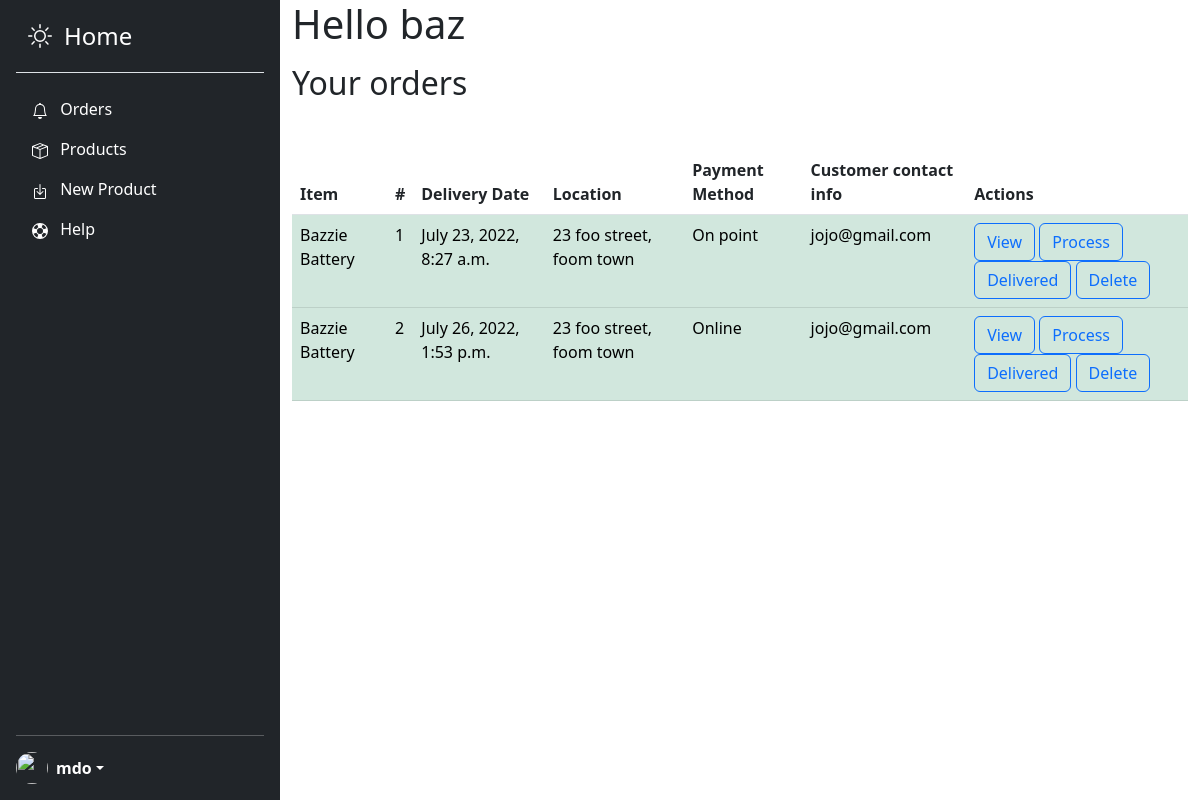
The page /sellerDash (signed in) on the database as committed earlier.
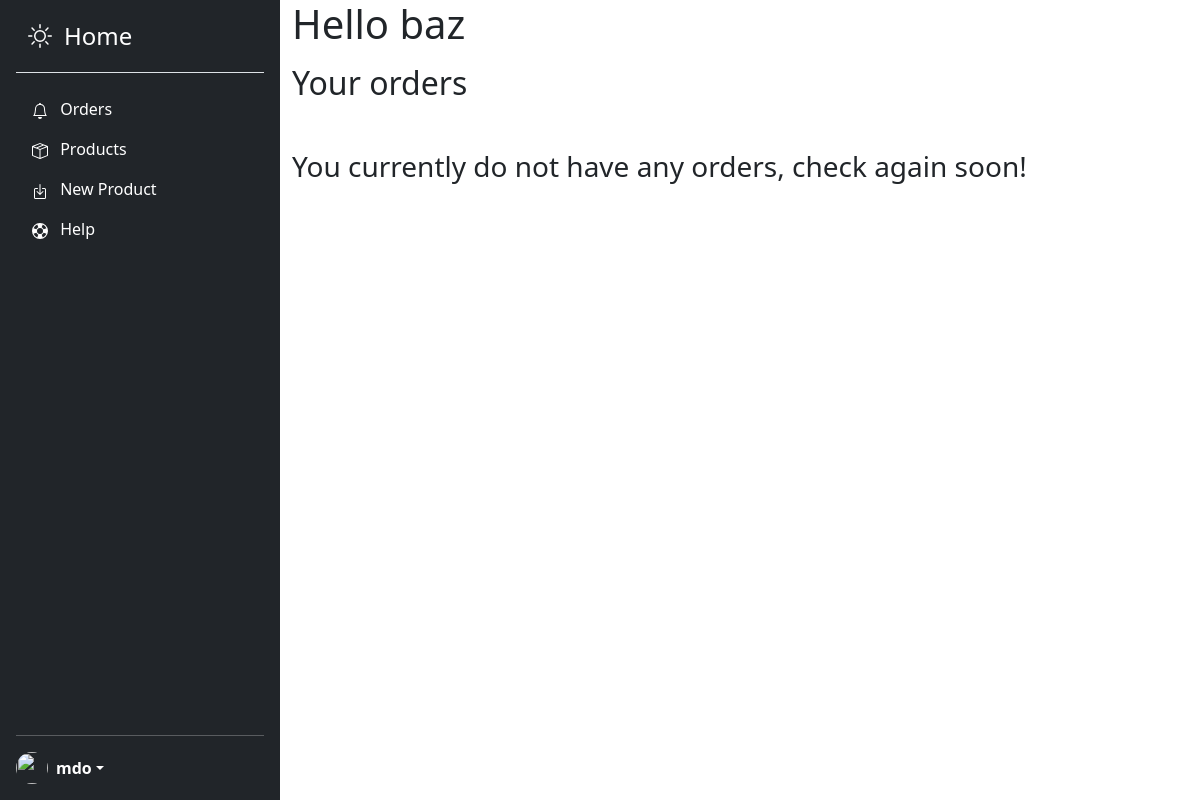
The same page on the database as committed later.
### mySolarApp/models.py (models this page shows, shortened)
class delivery_info(models.Model):
    ONPOINT = "On point"
    PAYMENT = [
        (ONPOINT, "On point"),
    ]
    seller = models.ForeignKey(
        Profile, on_delete=models.CASCADE, related_name="seller_deliveryInfo")
    item = models.ForeignKey(
        Product, on_delete=models.CASCADE, related_name="product_deliveryInfo")
    amount_of_item = models.IntegerField(null=False, default=1)
    customer = models.ForeignKey(
        User, on_delete=models.CASCADE, related_name="customer_deliveryInfo")
    delivery_date = models.DateTimeField(verbose_name=(
        "Delivery Date"), auto_now_add=False, null=False, blank=False)
    location = models.CharField(max_length=128)
    processed = models.BooleanField(default=False)
    delivered = models.BooleanField(default=False)
    payment_method = models.CharField(
        max_length=10, choices=PAYMENT, default=ONPOINT)
    closed = models.BooleanField(default=False)

class Product(models.Model):
    SLP = "SLP"  # solar panels
    BAT = "BAT"  # batteries
    INV = "INV"  # inverters
    CHA_CTRL = "CHA_CTRL"  # charge controllers
    WAT_PUMPS = "WAT_PUMPS"  # water pumps
    ACC = "ACC"  # accessories
    TOOLS = "TOOLS"  # tools
    MISC = "MISC"  # miscellaneous
    CATEGORY = [
        (SLP, "Solar Panels"),
        (BAT, "Batteries"),
        (INV, "Inverters"),
        (CHA_CTRL, "Charge Controllers"),
        (WAT_PUMPS, "Water Pumps"),
        (ACC, "Accessories"),
        (TOOLS, "Tools"),
        (MISC, "Miscellaneous/Other"),
    ]
    seller = models.ForeignKey(
        Profile, on_delete=models.CASCADE, related_name="product_seller")
    title = models.CharField(max_length=64)
    pic = models.ImageField(blank=True, height_field=None,
                            width_field=None, upload_to='product_images')
    short_desc = models.CharField("Short Description", max_length=150)
    long_desc = models.CharField("Long Description", max_length=5000)
    category = models.CharField(max_length=10, choices=CATEGORY, default=MISC)
    price = models.DecimalField(max_digits=6, decimal_places=2)
    in_stock = models.BooleanField(default=True)

class User(AbstractUser):
    beSellerFormSubmitted = models.BooleanField(default=False)
    contact_info = models.CharField(max_length=15, blank=True)
    is_shopkeeper = models.BooleanField(default=False)

### mySolarApp/views.py (the view)
# urls.py: path("sellerDash", sellerDash, name="sellerDash"),
@login_required
def sellerDash(request):
    if request.user.is_shopkeeper:
        user = request.user.id
        profile = Profile.objects.get(shopkeeper=user)
        delivery_items = delivery_info.objects.filter(seller=profile)
        if len(delivery_items) != 0:
            context = {
                "user": User.objects.get(username=request.user.username),
                "delivery_info": delivery_items
            }
        else:
            context = {
                "user": User.objects.get(username=request.user.username),
                "delivery_info": "empty"
            }
        return render(request, "mySolar/sellerDash.html", context)
    return render(request, "mySolar/fail.html", {"message": "You are not authorized to enter this page."})

### mySolarApp/templates/mySolar/sellerDash.html (shortened to what this page needs)
{% extends 'mySolar/dashLayout.html' %}  {% block body %}
<div class="column container">
  <h1 class="mb-3">Hello {{ user.username }}</h1>
  <h2 class="mb-5">Your orders</h2>
  {% if delivery_info == "empty" %}
  <h3>You currently do not have any orders, check again soon!</h3>
  {% else %}
  <div class="overflow-visible">
    <table class="table table-hover">
      <thead>
        <tr>
          <th scope="col">Item</th>
          <th scope="col">#</th>
          <th scope="col">Delivery Date</th>
          <th scope="col">Location</th>
          <th scope="col">Payment Method</th>
          <th scope="col">Customer contact info</th>
          <th scope="col">Actions</th>
        </tr>
      </thead>
      <tbody>
        {% for del_info in delivery_info %} {% if del_info.delivered == False %}
        <tr class="table-active">
          {% elif del_info.delivered == True %}
        <tr class="table-success">
          {% elif del_info.processed == True %}
        </tr>
        <tr class="table-info">
          {% endif %}
          <td>{{del_info.item.title}}</td>
          <td>{{del_info.amount_of_item}}</td>
          <td>{{del_info.delivery_date}}</td>
          <td>{{del_info.location}}</td>
          <td>{{del_info.payment_method}}</td>
          {% if del_info.customer.contact_info %}
          <td>{{del_info.customer.contact_info}}</td>
          {% else %}
          <td>{{del_info.customer.email}}</td>
          <td>
            <a class="btn btn-outline-primary" href="{% url 'orderInfo' del_info.pk 'view' %}">View</a>
            <a class="btn btn-outline-primary" href="{% url 'orderInfo' del_info.pk 'process' %}">Process</a>
            <a class="btn btn-outline-primary" href="{% url 'orderInfo' del_info.pk 'delivered' %}">Delivered</a>
            <a class="btn btn-outline-primary" href="{% url 'orderInfo' del_info.pk 'delete' %}">Delete</a>
          </td>
          {% endif %}
        </tr>
        {% endfor %}
      </tbody>
    </table>
  </div>
  {% endif %}
</div>
{% endblock %}

### mySolarApp/templates/mySolar/dashLayout.html (shortened to what this page needs)
<!DOCTYPE html>
<html>
<head>
  {% load static %}
  <link href="https://cdn.jsdelivr.net/npm/bootstrap@5.2.0-beta1/dist/css/bootstrap.min.css" rel="stylesheet"
>
  <link rel="stylesheet" href="{% static 'mySolar/index.css' %}" />
</head>
<body>
  <div class="d-flex flex-row 100w">
    {% if request.user.is_shopkeeper == True %}
    <div role="navigation" class="navbar-nav d-flex flex-column flex-shrink-0 p-3 text-white bg-dark min-vh-100 mr-3"
      style="width: 280px">
      <a href="/" class="d-flex align-items-center mb-3 mb-md-0 me-md-auto text-white text-decoration-none">
        <span class="fs-4">Home</span>
      </a>
      <ul class="nav nav-pills flex-column mb-auto">
        <li class="border-top my-3"></li>
        <li>
          <a href="{% url 'sellerDash' %}" class="nav-link text-white">
            Orders
          </a>
        </li>
        <li>
          <a href="{% url 'sellerProducts' request.user.pk %}" class="nav-link text-white">
            Products
          </a>
        </li>
        <li>
          <a href="{% url 'newProduct' %}" class="nav-link text-white">
            New Product
          </a>
        </li>
        <li>
          <a href="{% url 'help' %}" class="nav-link text-white">
            Help
          </a>
        </li>
      </ul>
      <hr />
      <div class="dropdown">
        <a href="#" class="d-flex align-items-center text-white text-decoration-none dropdown-toggle" id="dropdownUser1"
          data-bs-toggle="dropdown" aria-expanded="false">
          <img src="https://github.com/mdo.png" alt="" class="rounded-circle me-2" width="32" height="32" />
          <strong>mdo</strong>
        </a>
      </div>
    </div>
    {% endif %} {% block body %} {% endblock %}
  </div>
</body>
</html>

### mySolarApp/static/mySolar/index.css (style rules this page uses)
* { box-sizing: border-box; }
.dropdown-toggle { outline: 0; }

Rows that differ between the two databases and show on the page:
removed delivery_info: item "Bazzie Battery", amount_of_item "1", delivery_date "July 23, 2022, 8:27 a.m.", location "23 foo street, foom town", payment_method "On point", customer.email "jojo@gmail.com"
removed delivery_info: item "Bazzie Battery", amount_of_item "2", delivery_date "July 26, 2022, 1:53 p.m.", location "23 foo street, foom town", payment_method "Online", customer.email "jojo@gmail.com"
Other text that changed with them:
text no longer shown: "Item # Delivery Date Location Payment Method Customer contact info Actions"
text now shown: "You currently do not have any orders, check again soon!"
